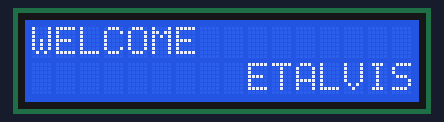
Simulated run of this sketch. Board: Arduino Mega 2560, built with avr-gcc and run on an emulated ATmega2560. Parts: 16×2 character LCD. Wiring (from diagram.json): character LCD (HD44780): RS pin 52; E pin 53; data pin 22, pin 23, pin 24, pin 25, pin 26, pin 27, pin 28, pin 29. At 1.0 s the program stops and its outputs stay as they are.

Above: at 0.22 s.
At 0.9 s:
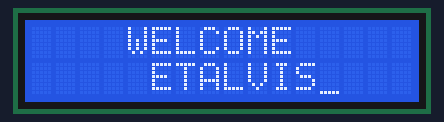

The sketch:

sketch.ino
```cpp
volatile char *porta = (char *)0x22;
volatile char *portb = (char *)0x25;
volatile char *ddra  = (char *)0x21;
volatile char *ddrb  = (char *)0x24;

#define RS 1
#define E  0

void delay_(unsigned int t)
{
  for (volatile long i = 0; i < t * 1000; i++);
}

void pulseEnable()
{
  *portb |= (1 << E);
  delay_(1);
  *portb &= ~(1 << E);
}

void command(char cmd)
{
  *portb &= ~(1 << RS);   // RS = 0 for command
  *porta = cmd;
  pulseEnable();
  delay_(2);
}

void data(char d)
{
  *portb |= (1 << RS);    // RS = 1 for data
  *porta = d;
  pulseEnable();
  delay_(2);
}

void setup()
{
  *ddra = 0xFF;  // PORTA for data output
  *ddrb |= (1 << RS) | (1 << E); // RS and E as output

  command(0x38);  // Function set: 8-bit, 2-line
  command(0x0E);  // Display ON, cursor ON
  command(0x01);  // Clear display
  command(0x06);  // Entry mode set: increment

}

void loop()
{
  char name[] = "WELCOME";
  char name2[] = "ETALVIS";
  int len1 = 7;
  int len2 = 7;

  for (char k = 0; k <= 4; k++)  // Scroll WELCOME left
  {
    command(0x01);            // Clear screen

    // Print WELCOME on Line 1 (0x80)
    command(0x80 + k);
    for (int i = 0; i < len1; i++) {
      data(name[i]);
    }

    // Print ETALVIS on Line 2 (0xC0)
    command(0xC0 + (9 - k));  // Scroll ETALVIS right
    for (int i = 0; i < len2; i++) {
      data(name2[i]);
    }

    delay_(2000);
  }

  while (1);  // Stop forever
}
```
